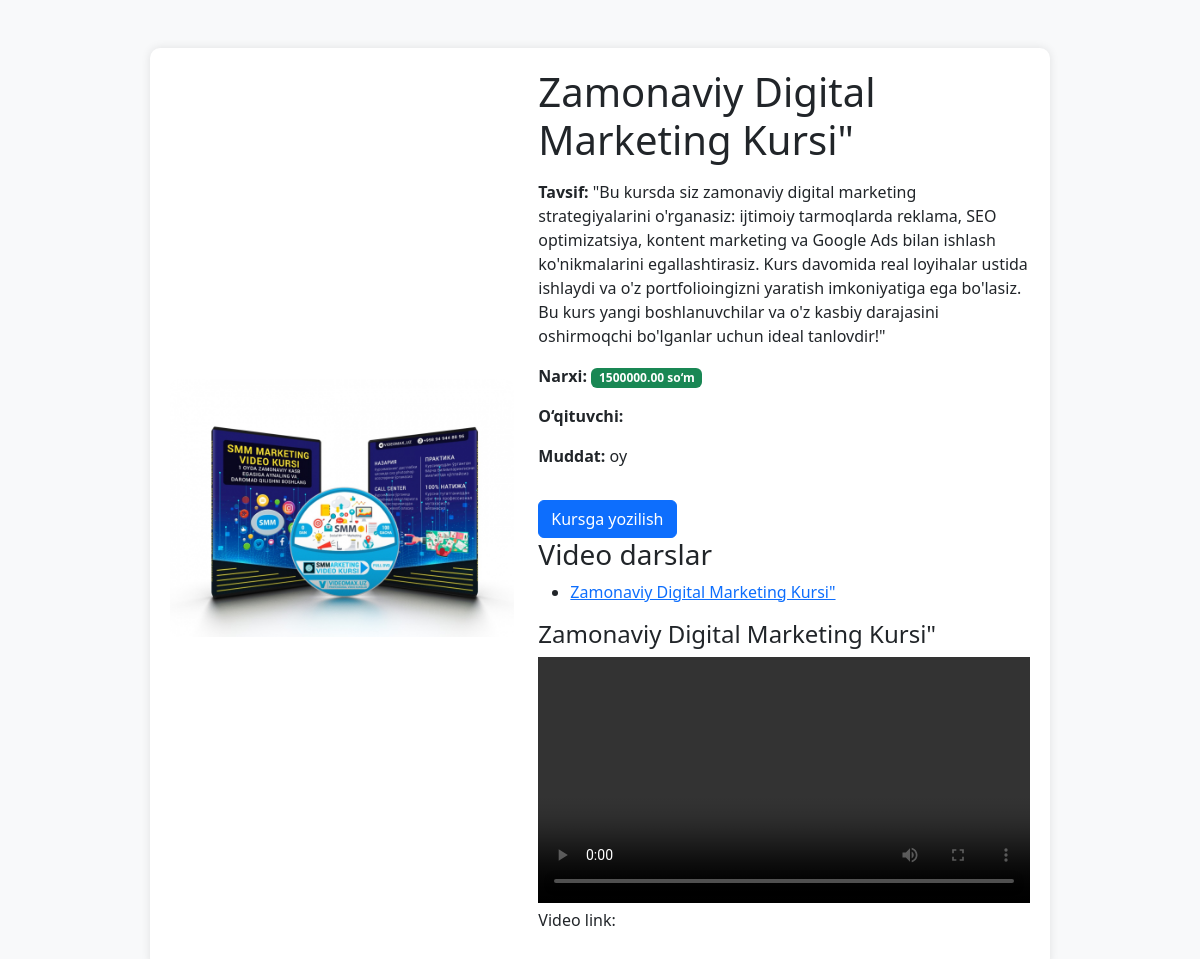
Screenshot of /kurs/digital-marketing-kursi/?video=1 with the database file from the repository.
### kurslar/models.py (models this page shows, shortened)
class Kurs(models.Model):
    nomi = models.CharField(max_length=200)
    tavsif = models.TextField()
    narx = models.DecimalField(max_digits=10, decimal_places=2)
    rasm = models.ImageField(upload_to='kurs_rasmlari/')
    daraja = models.CharField(max_length=100, choices=[('boshlovchi', 'Boshlovchi'), ('orta', 'O‘rta'), ('ilgor', 'Ilg‘or')])
    slug = models.SlugField(unique=True, blank=True)

class Dars(models.Model):
    kurs = models.ForeignKey(Kurs, on_delete=models.CASCADE)
    nomi = models.CharField(max_length=200)
    video_url = models.URLField()
    tartib = models.PositiveIntegerField()
    class Meta:
        ordering = ['tartib']

### kurslar/views.py (the view)
# urls.py: path('kurs/<slug:slug>/', views.kurs_detail, name='kurs_detail'),
def kurs_detail(request, slug):
    kurs = get_object_or_404(Kurs, slug=slug)
    darslar = Dars.objects.filter(kurs=kurs)
    video_id = request.GET.get('video', None)
    if video_id:
        try:
            tanlangan_video = darslar.get(id=video_id)
        except Dars.DoesNotExist:
            tanlangan_video = None
    else:
        tanlangan_video = None
    return render(request, 'kurslar/kurs_detail.html', {
        'kurs': kurs,
        'darslar': darslar,
        'tanlangan_video': tanlangan_video,
    })

### kurslar/templates/kurslar/kurs_detail.html (shortened to what this page needs)
<!DOCTYPE html>
<html lang="uz">
<head>
    <link href="https://cdn.jsdelivr.net/npm/bootstrap@5.3.0/dist/css/bootstrap.min.css" rel="stylesheet" />
</head>
<body>
<div class="container mt-5">
    <div class="kurs-konteyner">
        <div class="row align-items-center">
            <div class="col-md-5">
                <img src="{{ kurs.rasm.url }}" alt="{{ kurs.nomi }}" class="kurs-rasm" />
            </div>
            <div class="col-md-7">
                <h1 class="mb-3">{{ kurs.nomi }}</h1>
                <p><strong>Tavsif:</strong> {{ kurs.tavsif }}</p>
                <p><strong>Narxi:</strong> <span class="badge bg-success">{{ kurs.narx }} so‘m</span></p>
                <p><strong>O‘qituvchi:</strong> {{ kurs.oqituvchi }}</p>
                <p><strong>Muddat:</strong> {{ kurs.muddat }} oy</p>
                <a href="#" class="btn btn-primary mt-3">Kursga yozilish</a>
                <h3>Video darslar</h3>
            {% if darslar %}
                <ul>
                    {% for dars in darslar %}
                        <li>
                            <a href="?video={{ dars.id }}">{{ dars.nomi }}</a>
                        </li>
                    {% endfor %}
                </ul>
                {% if tanlangan_video %}
                    <h4>{{ tanlangan_video.nomi }}</h4>
                    <video width="100%" controls>
                        <source src="{{ tanlangan_video.video.url }}" type="video/mp4">
                    </video>
                    <p>Video link: <a href="{{ tanlangan_video.video.url }}" target="_blank">{{ tanlangan_video.video.url }}</a></p>
                {% else %}
                    <p>Videoni tanlang.</p>
                {% endif %}
            {% else %}
                <p>Bu kursda video darslar mavjud emas.</p>
            {% endif %}
            </div>
        </div>
    </div>
</div>
</body>
</html>

### kurslar/templates/kurslar/kurs_detail.html (style rules this page uses)
body { background-color: #f8f9fa; }
.kurs-konteyner { max-width: 900px; margin: auto; padding: 20px; background: white; border-radius: 10px; box-shadow: 0 0 10px rgba(0,0,0,0.1); }
.kurs-rasm { width: 100%; border-radius: 10px; }

### rows the page displays
Kurs: rasm (picture), nomi "Zamonaviy Digital Marketing Kursi\"", tavsif "\"Bu kursda siz zamonaviy digital marketing strategiyalarini o'rganasiz: ijtimoiy tarmoqlarda reklama, SEO optimizatsiya, kontent marketing va Google Ads bilan ishlash ko'nikmalarini egallashtirasiz. Kurs davomida real loyihalar ustida ishlaydi va o'z portfolioingizni yaratish imkoniyatiga ega bo'lasiz. Bu kurs yangi boshlanuvchilar va o'z kasbiy darajasini oshirmoqchi bo'lganlar uchun ideal tanlovdir!\"", narx "1500000.00"
Dars: nomi "Zamonaviy Digital Marketing Kursi\""
